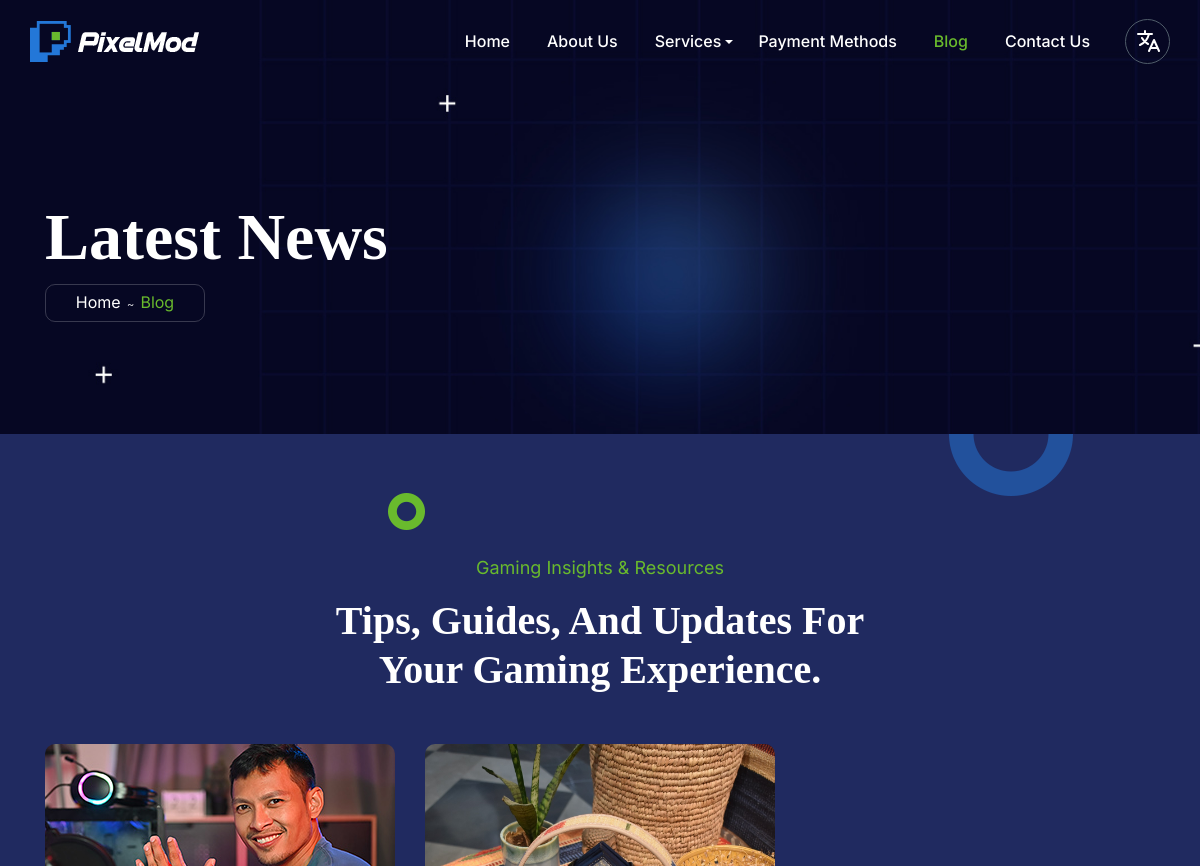
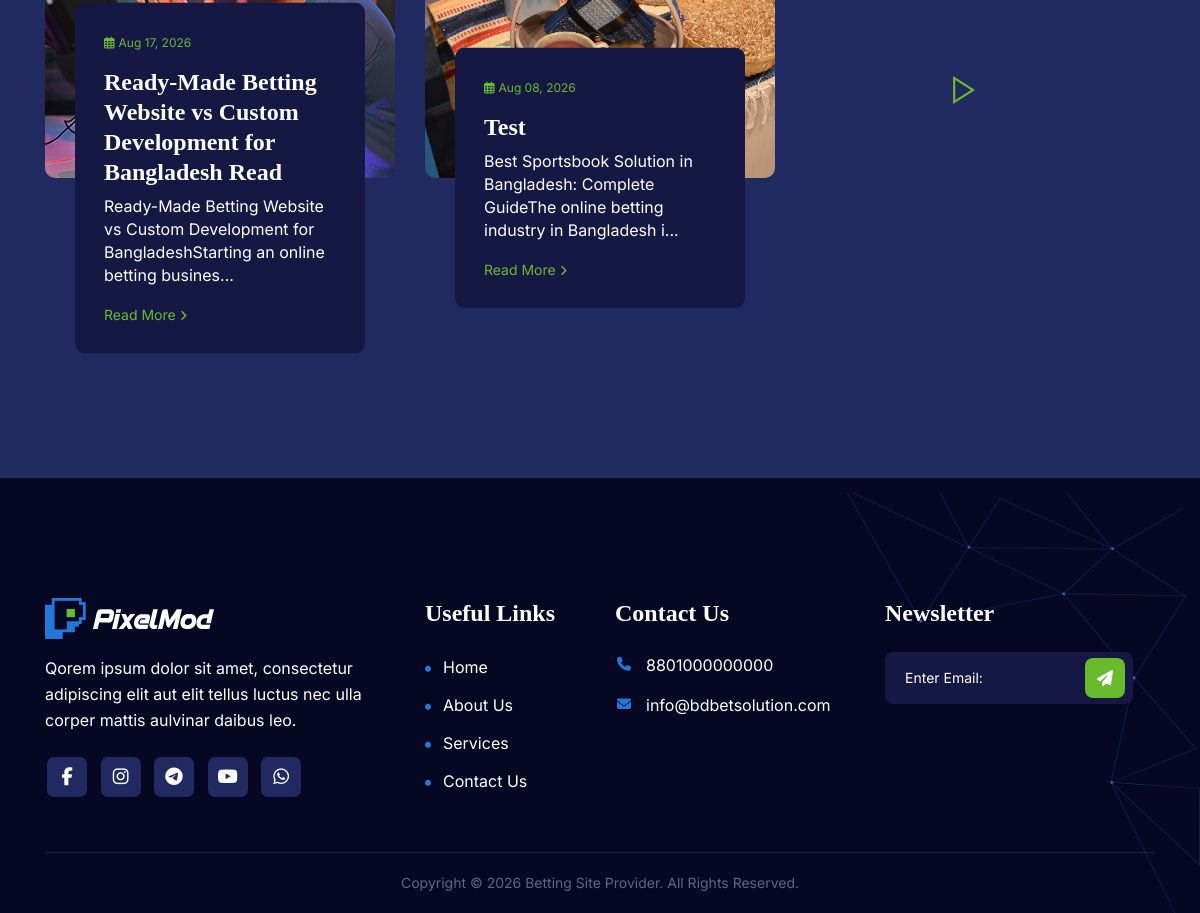
/blogs.php, run on the app's committed database (2 pictures, top to bottom).
### tables this page shows
CREATE TABLE `header_images` (
  `id` int(11) NOT NULL,
  `logo` varchar(255) DEFAULT '',
  `favicon` varchar(255) DEFAULT '',
  `title` varchar(255) DEFAULT ''
);

CREATE TABLE `blog` (
  `id` int(11) NOT NULL,
  `title` varchar(255) DEFAULT '',
  `language` varchar(50) DEFAULT '',
  `group_id` int(11) DEFAULT NULL,
  `name` varchar(255) DEFAULT '',
  `title_url` varchar(255) DEFAULT '',
  `blog_image` varchar(255) DEFAULT '',
  `image_alt` varchar(255) DEFAULT '',
  `page_title` varchar(255) DEFAULT '',
  `meta_title` varchar(255) DEFAULT '',
  `meta_detail` text DEFAULT NULL,
  `details` longtext DEFAULT NULL,
  `created_at` datetime DEFAULT current_timestamp(),
  `status` varchar(1) DEFAULT 'Y'
);

CREATE TABLE `socials_list` (
  `id` int(11) NOT NULL,
  `mail` varchar(255) DEFAULT '',
  `whatsapp` varchar(255) DEFAULT '',
  `facebook` varchar(255) DEFAULT '',
  `telegram` varchar(255) DEFAULT '',
  `youtube` varchar(255) DEFAULT '',
  `instagram` varchar(255) DEFAULT ''
);

### admin/private/initialize.php (called while the page is built, shortened)
<?php
$base_url = "http://".$_SERVER['HTTP_HOST']."/pixelmod/";

### admin/private/classes/Header.class.php (called while the page is built, shortened)
<?php
class Header extends DatabaseObject {
static protected $table_name = "header_images";
public $logo;
  public $upload_directory = "images/bg";
    public function __construct($args = [])
    {
          $this->logo = $args['logo'] ?? '';
    }
    public function picture_path()
    {
        return $this->upload_directory . DS . $this->logo;
    }
  static public function find_by_order()
  {
      $sql = "SELECT * FROM " . self::$table_name . " ";
      $sql .= "order by id desc";
      $result = self::$database->query($sql);
      $object_array = [];
      while ($record = $result->fetch_assoc()) {
          $object_array[] = static::instantiate($record);
      }
      return $object_array;
  }
}
?>

### admin/private/classes/DatabaseObject.class.php (called while the page is built, shortened)
<?php
class DatabaseObject {
  static protected $database;
  static public function set_database($database) {
    self::$database = $database;
  }
  static public function find_by_sql($sql) {
    $result = self::$database->query($sql);
    $object_array = [];
    while($record = $result->fetch_assoc()) {
      $object_array[] = static::instantiate($record);
    }
    return $object_array;
  }
  static protected function instantiate($record) {
    $object = new static;
    foreach($record as $property => $value) {
      if(property_exists($object, $property)) {
        $object->$property = $value;
      }
    }
    return $object;
  }
}
?>

### admin/private/classes/Blog.class.php (called while the page is built, shortened)
<?php
class Blog extends DatabaseObject {
static protected $table_name = "blog";
public $blog_image;
public $upload_directory = "images/blog";
    public function __construct($args = [])
    {
          $this->blog_image = $args['blog_image'] ?? '';
    }
    public function picture_path()
    {
        return $this->upload_directory . DS . $this->blog_image;
    }
  static public function find_by_eng_language()
  {
      $sql = "SELECT * FROM " . self::$table_name . " ";
      $sql .= "WHERE language='English' AND status = 'Y'";
      $sql .="order by created_at desc";
      $result = self::$database->query($sql);
      $object_array = [];
      while ($record = $result->fetch_assoc()) {
          $object_array[] = static::instantiate($record);
      }
      return $object_array;
  }
}
?>

### admin/private/classes/Sociallist.class.php (called while the page is built, shortened)
<?php
class Sociallist extends DatabaseObject {
  static protected $table_name = "socials_list";
  static public function find_by_single_inquiry() {
    $sql = "SELECT * FROM " . static::$table_name . " ";
     $obj_array = static::find_by_sql($sql);
    if(!empty($obj_array)) {
      return array_shift($obj_array);
    } else {
      return false;
    }
  }
}
?>

### blogs.php (the view, shortened to what this page needs)
<?php
require_once "admin/private/initialize.php";
$page = "blogs";
$blog_language = ($_SESSION['lang'] === 'bd') ? 'Bengali' : 'English';
$blogs = ($blog_language === 'Bengali') ? Blog::find_by_bng_language() : Blog::find_by_eng_language();
?>
<!DOCTYPE html>
<html lang="zxx">
 <head>
  <?php include "includes/head.php" ?>
</head>
<body>
  <div class="sub-outer-wrapper float-left w-100 position-relative">
   <?php include "includes/header.php" ?>
    <div class="clearfix"></div>
    <section class="float-left w-100 position-relative sub-banner-con main-box">
      <div class="container">
        <div class="row">
          <div class="col-lg-12 col-md-12">
            <div class="sub-inner-content-con d-flexs align-items-center justify-content-between">
              <div class="sub-banner-left-con">
                <h1 class="text-white">Latest News</h1>
               </div>
              <div class="breadcrumb-con d-inline-block">
                <ol class="breadcrumb mb-0">
                  <li class="breadcrumb-item"><a href="/">Home</a></li>
                  <li class="breadcrumb-item active" aria-current="page">Blog</li>
                </ol>
              </div>
            </div>
          </div>
        </div>
      </div>
    </section>
  </div>
  <section
    class="float-left w-100 articles-and-tips-con position-relative padding-top padding-bottom main-box background-navy-light tips-news-con">
    <figure><img src="assets/images/element6.png" alt="ellipse" class="position-absolute element6"></figure>
    <figure><img src="assets/images/element7.png" alt="ellipse" class="position-absolute element7"></figure>
    <figure><img src="assets/images/element9.png" alt="ellipse" class="position-absolute element9"></figure>
    <div class="container wow fadeIn" data-wow-duration="2s" data-wow-delay="0.3s">
      <div class="heading-title-con text-center">
        <span class="special-text green-text d-block">Gaming Insights & Resources</span>
        <h2 class="text-white">Tips, Guides, And Updates For <br>
          Your Gaming Experience. </h2>
      </div>
      <div class="row">
        <?php foreach ($blogs as $blog) { ?>
        <div class="col-lg-4 col-md-6">
          <div class="article-box position-relative">
            <figure><img src="admin/<?php echo str_replace('\\', '/', $blog->picture_path()) ?>"
                alt="<?php echo !empty($blog->image_alt) ? $blog->image_alt : $blog->title ?>" class="img-fluid">
            </figure>
            <div class="article-white-box">
              <span class="d-block green-text inter-font"><i class="fa-regular fa-calendar-days mr-1"></i><?php echo date('M d, Y', strtotime($blog->created_at)) ?></span>
              <a href="blog/<?php echo $blog->title_url ?>">
                <h4><?php echo $blog->title ?></h4>
              </a>
              <p><?php echo mb_strimwidth(strip_tags($blog->details), 0, 100, '...') ?></p>
              <a href="blog/<?php echo $blog->title_url ?>" class="d-inline-block green-text">Read More <i
                  class="fa-solid fa-angle-right"></i> </a>
            </div>
          </div>
        </div>
        <?php } ?>
      </div>
    </div>
  </section>
    <?php include "includes/footer.php" ?>
</body>
 </html>

### includes/header.php (shortened to what this page needs)
<?php
  $site_logo_list = Header::find_by_order();
  $site_logo = !empty($site_logo_list) ? $site_logo_list[0] : false;
  $site_logo_src = ($site_logo && !empty($site_logo->logo)) ? 'admin/' . str_replace('\\', '/', $site_logo->picture_path()) : 'assets/images/logo.png';
  $site_logo_alt = ($site_logo && !empty($site_logo->title)) ? $site_logo->title : '';
?>
<header class="w-100 float-left header-con main-box position-relative">
  <div class="container">
    <nav class="navbar navbar-expand-lg navbar-light">
      <a class="navbar-brand" href="<?php echo $base_url ?>">
        <figure class="mb-0">
          <img src="<?php echo htmlspecialchars($site_logo_src) ?>" alt="<?php echo htmlspecialchars($site_logo_alt) ?>">
        </figure>
      </a>
      <div class="collapse navbar-collapse" id="navbarSupportedContent">
        <ul class="navbar-nav ml-auto">
          <li class="nav-item">
            <a class="nav-link p-0  <?php echo ($page == "home" || $page == "") ? "active" : ""; ?>" href="<?php echo $base_url ?>"><?php echo $hdr_nav_home; ?></a>
          </li>
          <li class="nav-item">
            <a class="nav-link p-0 <?php echo $page == "about" ? "active" : ""; ?>" href="about"><?php echo $hdr_nav_about; ?></a>
          </li>
          <li class="nav-item dropdown">
            <a class="nav-link dropdown-toggle p-0 <?php echo ($page == "b2b-whitelabel" || $page == "b2c-whitelabel") ? "active" : ""; ?>" href="#" id="navbarDropdown5" role="button"
              data-toggle="dropdown" aria-haspopup="true" aria-expanded="false"><?php echo $hdr_nav_services; ?></a>
          </li>
          <li class="nav-item">
            <a class="nav-link p-0 <?php echo $page == "payment-methods" ? "active" : ""; ?>" href="payment-methods"><?php echo $payment_link; ?></a>
          </li>
          <li class="nav-item">
            <a class="nav-link p-0 <?php echo $page == "blogs" ? "active" : ""; ?>" href="blogs"><?php echo $hdr_nav_blog; ?></a>
          </li>
          <li class="nav-item">
            <a class="nav-link p-0 <?php echo $page == "contact" ? "active" : ""; ?>" href="contact"><?php echo $hdr_cta_contact; ?></a>
          </li>
        </ul>
      </div>
      <div class="language-box">
        <button class="language-select" id="languageSelectBtn" aria-label="select language"
          title="select language" aria-haspopup="true" aria-expanded="false">
          <svg xmlns="http://www.w3.org/2000/svg" width="24" height="24" viewBox="0 0 24 24">
            <path d="M0 0h24v24H0z" fill="none" />
            <path fill="none" stroke="currentColor" stroke-linecap="round" stroke-linejoin="round" stroke-width="2" d="M2 5h14M9 2v3m4 0q-2 8-9 11m2-7q2 4 6 6m1 7l5-11l5 11m-1.37-3h-7.26" />
          </svg>
        </button>
      </div>
    </nav>
  </div>
</header>

### includes/footer.php (shortened to what this page needs)
<?php
  $footer_socials = Sociallist::find_by_single_inquiry();
  $footer_social_links = [];
  if ($footer_socials) {
    $footer_social_links = [
      'facebook'  => ['url' => $footer_socials->facebook, 'icon' => 'fa-brands fa-facebook-f'],
      'instagram' => ['url' => $footer_socials->instagram, 'icon' => 'fa-brands fa-instagram'],
      'telegram'  => ['url' => $footer_socials->telegram, 'icon' => 'fa-brands fa-telegram'],
      'youtube'   => ['url' => $footer_socials->youtube, 'icon' => 'fa-brands fa-youtube'],
      'whatsapp'  => ['url' => !empty($footer_socials->whatsapp) ? 'https://wa.me/' . preg_replace('/[^0-9]/', '', $footer_socials->whatsapp) : '', 'icon' => 'fa-brands fa-whatsapp'],
    ];
  }
?>
<section class="float-left w-100 position-relative footer-con main-box background-navy-dark padding-top">
  <div class="container">
    <div class="middle-portion">
      <div class="row">
        <div class="col-lg-4 col-md-6 col-sm-6 col-12">
          <a href="<?php echo $base_url ?>">
            <figure class="footer-logo">
              <img src="<?php echo htmlspecialchars($site_logo_src) ?>" class="img-fluid" alt="<?php echo htmlspecialchars($site_logo_alt) ?>">
            </figure>
          </a>
          <p class="text-size-16 footer-text"><?php echo $foooter_about_title ?></p>
          <ul class="list-unstyled mb-0 social-icons">
            <?php foreach ($footer_social_links as $network => $social) { ?>
              <?php if (!empty($social['url'])) { ?>
                <li><a href="<?php echo htmlspecialchars($social['url']) ?>" class="text-decoration-none"
                    target="_blank" rel="noopener noreferrer"><i
                      class="<?php echo $social['icon'] ?> social-networks"></i></a>
                </li>
              <?php } ?>
            <?php } ?>
          </ul>
        </div>
        <div class="col-lg-2 col-md-6 col-sm-6 col-12">
          <div class="links footer-inner-links">
            <h4 class="text-white"><?php echo $useful_links ?></h4>
            <ul class="list-unstyled mb-0">
              <li><i class="fa-solid fa-circle"></i><a href="/"
                  class=" text-size-16 text text-decoration-none"><?php echo $hdr_nav_home ?></a></li>
              <li><i class="fa-solid fa-circle"></i><a href="about"
                  class=" text-size-16 text text-decoration-none"><?php echo $hdr_nav_about ?></a></li>
              <li><i class="fa-solid fa-circle"></i><a href="b2b-whitelabel"
                  class=" text-size-16 text text-decoration-none"><?php echo $hdr_nav_services ?></a></li>
              <li class="mb-0"><i class="fa-solid fa-circle"></i><a href="contact"
                  class=" text-size-16 text text-decoration-none"><?php echo $hdr_cta_contact ?></a></li>
            </ul>
          </div>
        </div>
        <div class="col-lg-3 col-md-6 col-sm-6 col-12 pr-0">
          <div class="icon footer-inner-links">
            <h4 class="text-white"><?php echo $contact_us ?></h4>
            <ul class="list-unstyled mb-0">
              <li class="text">
                <i class="fa fa-phone fa-icon footer-location"></i>
                <a href="tel:+61383766284" class="mb-0 text text-decoration-none text-size-16"><?php echo $footer_socials->whatsapp; ?></a>
              </li>
              <li class="text">
                <i class="fa fa-envelope fa-icon footer-location"></i>
                <a href="mailto:Info@pixelmod.com"
                  class="mb-0 text text-decoration-none text-size-16"><?php echo $footer_socials->mail; ?></a>
              </li>
            </ul>
          </div>
        </div>
        <div class="col-lg-3 col-md-6 col-sm-6 col-12  pl-0">
          <div class="email-form footer-inner-links">
            <h4 class="text-white"><?php echo $newsletter ?></h4>
            <form action="javascript:;">
              <div class="form-group position-relative">
                <input type="text" class="form_style" placeholder="Enter Email:" name="email">
                <button><i class="send fa-sharp fa-solid fa-paper-plane"></i></button>
              </div>
            </form>
          </div>
        </div>
      </div>
    </div>
    <div class="copyright">
      <div class="row">
        <div class="col-12">
          <p class="mb-0"><?php echo $copy_right; ?></p>
        </div>
      </div>
    </div>
  </div>
</section>

### data on the page
header_images: logo (picture)
blog: created_at "Aug 17, 2026", title "Ready-Made Betting Website vs Custom Development for Bangladesh Read", details "Ready-Made Betting Website vs Custom Development for BangladeshStarting an online betting busines..."
blog: blog_image+image_alt (picture), created_at "Aug 08, 2026", title "Test", details "Best Sportsbook Solution in Bangladesh: Complete GuideThe online betting industry in Bangladesh i..."
socials_list: whatsapp "8801000000000", mail "info@bdbetsolution.com"

### other printed values
$hdr_nav_home "Home"
$hdr_nav_about "About Us"
$hdr_nav_services "Services"
$payment_link "Payment Methods"
$hdr_nav_blog "Blog"
$hdr_cta_contact "Contact Us"
$foooter_about_title "Qorem ipsum dolor sit amet, consectetur adipiscing elit aut elit tellus luctus nec ulla corper mattis aulvinar daibus leo."
$useful_links "Useful Links"
$contact_us "Contact Us"
$newsletter "Newsletter"
$copy_right "Copyright © 2026 Betting Site Provider. All Rights Reserved."
